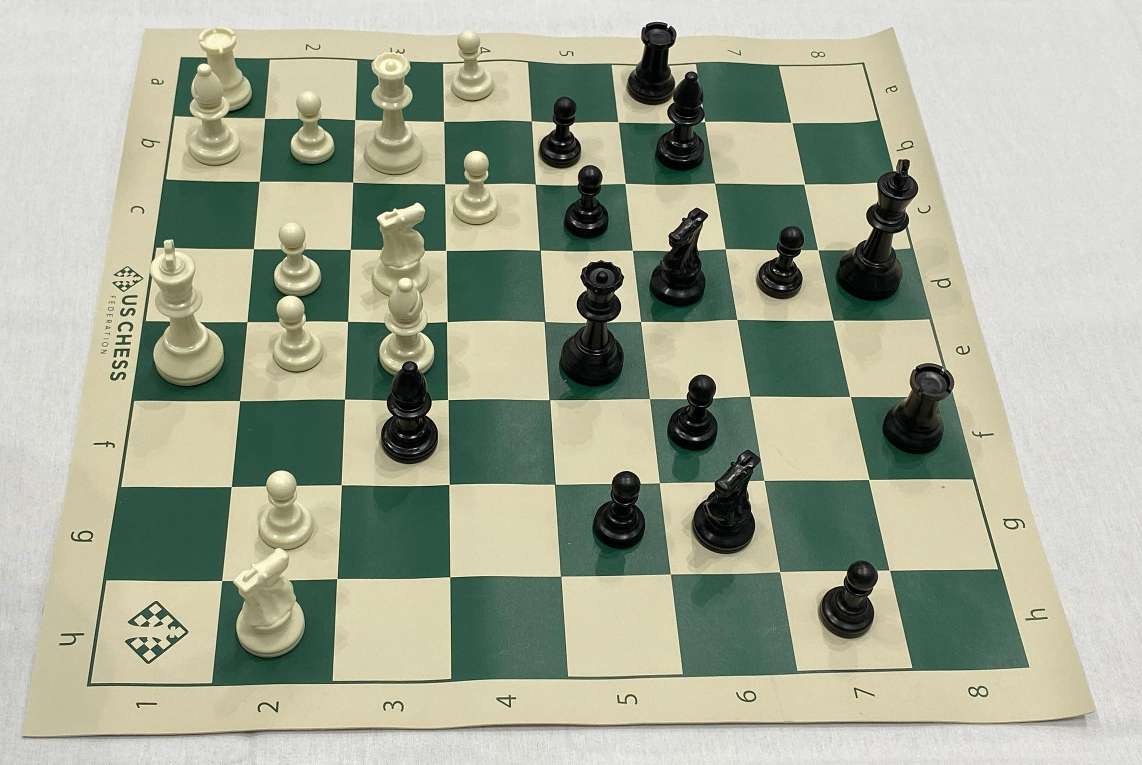
#> input picture boards/board.jpg, 2284 x 1529 px (shown at 1/2 size)
$ jupyter execute --allow-errors chess_board.ipynb
#> lines starting #> are read from the running program, lines starting #| are printed output that depends on the picture; after the words box and inside, x2 and y2 are one past the last pixel; in counts of white or black regions, pixels touching at a corner belong together
[cell 1]
import math
import operator
import sys
from collections import defaultdict

import numpy as np
import cv2

import scipy.spatial as spatial
import scipy.cluster as clstr

import matplotlib.pyplot as plt

[cell 2]
def resize_image(img, max_width=1000):
    """
    Resizes image to a maximum width of 800px
    """
    h, w = img.shape[:2]
    if w > max_width:
        scale = max_width / float(w)
        return cv2.resize(img, (int(w*scale), int(h*scale)))
    return img


# [12 lines left out: function order_points_clockwise, not called in this run]


def debug_show(step, img, points=None, size=7):
    """
    Display an image during processing with optional point overlays.

    step: string title for the step
    img: image to display
    points: array of (x, y) points to overlay (optional)
    """
    plt.figure(figsize=(size, size))
    if len(img.shape) == 3:
        plt.imshow(cv2.cvtColor(img, cv2.COLOR_BGR2RGB))
    else:
        plt.imshow(img, cmap='gray')

    if points is not None:
        pts = np.array(points)
        plt.scatter(pts[:, 0], pts[:, 1], c='red', s=30)

    plt.title(step)
    plt.axis('off')
    plt.show()


def apply_corner_offsets(corners, topOffset=0, leftOffset=0, rightOffset=0):
    """
    Shift only the TOP corners outward to include more piece area.
    """

    # Corners come in order: [TL, TR, BL, BR]
    TL, TR, BL, BR = corners

    # Shift upward
    TL[1] -= topOffset
    TR[1] -= topOffset

    # Optional: expand horizontally
    TL[0] -= leftOffset
    TR[0] += rightOffset

    BL[0] -= leftOffset
    BR[0] += rightOffset

    return [TL, TR, BL, BR]

[cell 3]
def sort_lines(lines):
    """
    Sorts lines by horizontal and vertical
    """
    h = []
    v = []
    for i in range(lines.shape[0]):
        rho = lines[i][0][0]
        theta = lines[i][0][1]
        if theta < np.pi / 4 or theta > np.pi - np.pi / 4:
            v.append([rho, theta])
        else:
            h.append([rho, theta])
    return h, v


def calculate_intersections(h, v):
    """
    Finds the intersection of two lines given in Hesse normal form.
    See https://stackoverflow.com/a/383527/5087436
    """
    points = []
    for rho1, theta1 in h:
        for rho2, theta2 in v:
            A = np.array([
                [np.cos(theta1), np.sin(theta1)],
                [np.cos(theta2), np.sin(theta2)]
            ])
            b = np.array([[rho1], [rho2]])
            point = np.linalg.solve(A, b)
            point = int(np.round(point[0])), int(np.round(point[1]))
            points.append(point)
    return np.array(points)


def cluster_intersections(points, max_dist=40):
    # I want to change this to kmeans
    Y = spatial.distance.pdist(points)
    Z = clstr.hierarchy.single(Y)
    T = clstr.hierarchy.fcluster(Z, max_dist, 'distance')
    clusters = defaultdict(list)
    for i in range(len(T)):
        clusters[T[i]].append(points[i])
    clusters = clusters.values()
    clusters = map(lambda arr: (np.mean(np.array(arr)[:, 0]), np.mean(np.array(arr)[:, 1])), clusters)

    result = []
    for point in clusters:
        result.append([point[0], point[1]])
    return result


def find_chessboard_corners(points,topOffset):
    """
    Code from https://medium.com/@neshpatel/solving-sudoku-part-ii-9a7019d196a2
    """
    # Bottom-right point has the largest (x + y) value
    # Top-left has point smallest (x + y) value
    # Bottom-left point has smallest (x - y) value
    # Top-right point has largest (x - y) value
    bottom_right, _ = max(enumerate([pt[0] + pt[1] for pt in points]), key=operator.itemgetter(1))
    top_left, _ = min(enumerate([pt[0] + pt[1] for pt in points]), key=operator.itemgetter(1))
    bottom_left, _ = min(enumerate([pt[0] - pt[1] for pt in points]), key=operator.itemgetter(1))
    top_right, _ = max(enumerate([pt[0] - pt[1] for pt in points]), key=operator.itemgetter(1))
    return [points[top_left], points[top_right], points[bottom_left], points[bottom_right]]


def distance_between(p1, p2):
    """
    Code from https://medium.com/@neshpatel/solving-sudoku-part-ii-9a7019d196a2
    """
    a = p2[0] - p1[0]
    b = p2[1] - p1[1]
    return np.sqrt((a ** 2) + (b ** 2))


def warp_image(img, edges):
    """
    Code from https://medium.com/@neshpatel/solving-sudoku-part-ii-9a7019d196a2
    """
    top_left, top_right, bottom_left, bottom_right = edges[0], edges[1], edges[2], edges[3]

    # Explicitly set the data type to float32 or 'getPerspectiveTransform' will throw an error
    warp_src = np.array([top_left, top_right, bottom_right, bottom_left], dtype='float32')

    side = max([
        distance_between(bottom_right, top_right),
        distance_between(top_left, bottom_left),
        distance_between(bottom_right, bottom_left),
        distance_between(top_left, top_right)
    ])

    # Describe a square with side of the calculated length, this is the new perspective we want to warp to
    warp_dst = np.array([[0, 0], [side - 1, 0], [side - 1, side - 1], [0, side - 1]], dtype='float32')

    # Gets the transformation matrix for skewing the image to fit a square by comparing the 4 before and after points
    m = cv2.getPerspectiveTransform(warp_src, warp_dst)

    # Performs the transformation on the original image
    return cv2.warpPerspective(img, m, (int(side), int(side)))


def render_lines(img, lines, color):
    for rho, theta in lines:
        a = math.cos(theta)
        b = math.sin(theta)
        x0, y0 = a * rho, b * rho
        pt1 = (int(x0 + 1000 * (-b)), int(y0 + 1000 * a))
        pt2 = (int(x0 - 1000 * (-b)), int(y0 - 1000 * a))
        cv2.line(img, pt1, pt2, color, 1, cv2.LINE_AA)


def render_intersections(img, points, color, size):
    for point in points:
        cv2.circle(img, (int(point[0]), int(point[1])), 2, color, size)

[cell 4]
src_path = 'boards/board.jpg'
output_path = "output/"
output_prefix=""
src = cv2.imread(src_path)
#> src is the input picture: shape (1529, 2284, 3); mean B, G, R 149.9, 169.8, 164.3

if src is None:
    sys.exit("There is no file with this path!")

src = resize_image(src)

debug_show("img", src)

[cell 5]
# --- 1: Grayscale ---
process = cv2.cvtColor(src, cv2.COLOR_BGR2GRAY)

debug_show("Grayscale", process)

[cell 6]
# --- 2: Blur ---
process = cv2.blur(process, (5, 5))

debug_show("Blur", process)

[cell 7]
# --- 3: Canny ---
process = cv2.Canny(process, 50, 70)
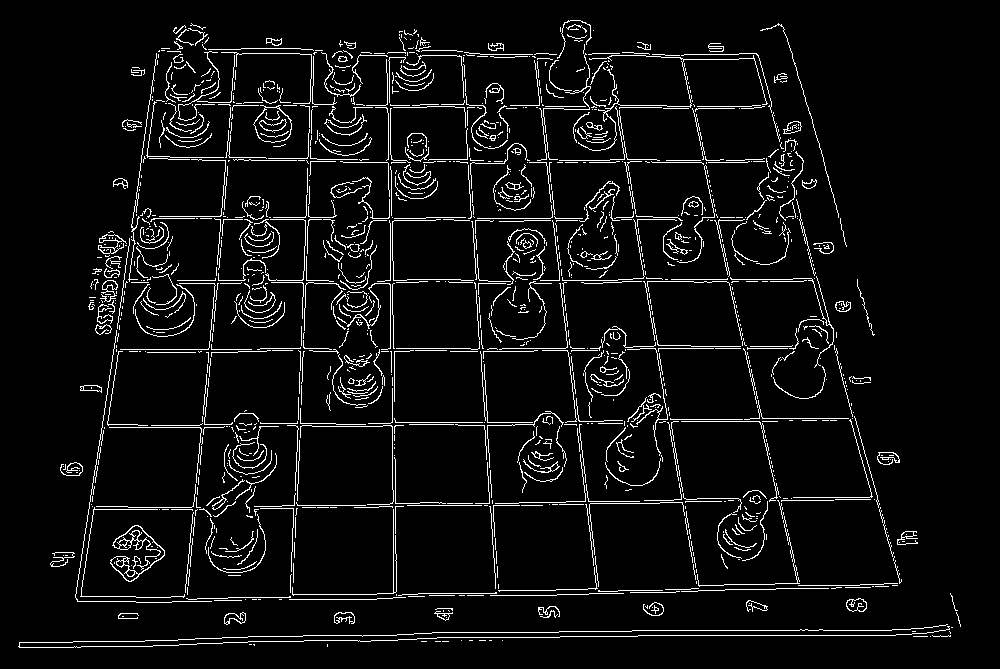
#> process: shape (669, 1000); 5.7% white in thin lines or dots, all inside (x1, y1, x2, y2) = (18, 20, 961, 648)
debug_show("Canny Edges", process)

[cell 8]
# --- 4: Dilate ---
process = cv2.dilate(process, np.ones((3, 3), dtype=np.uint8))
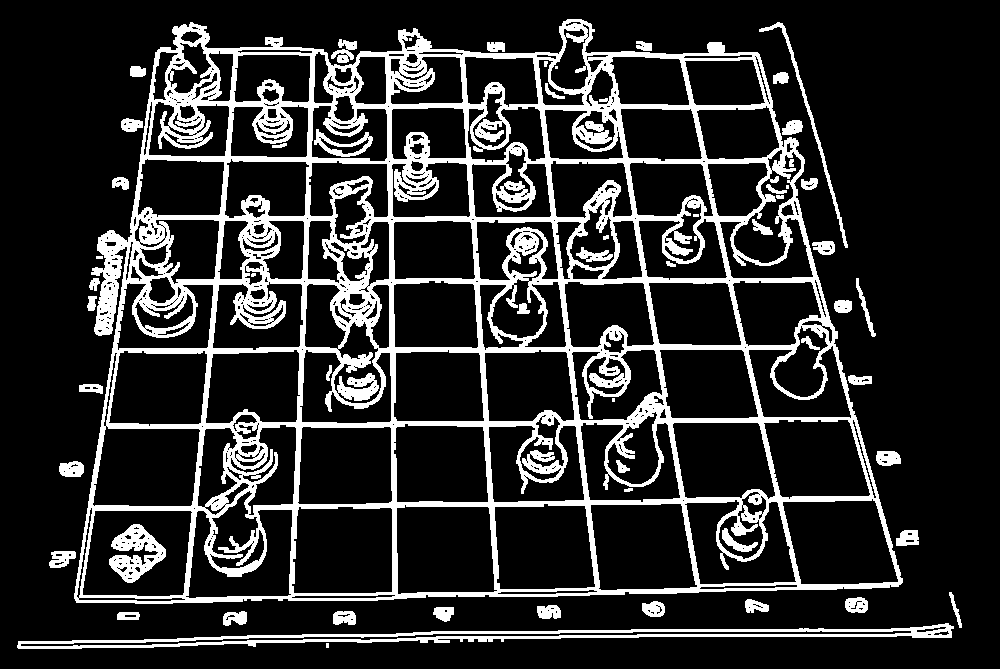
#> process: shape (669, 1000); 17.5% white; 58 white regions (7 under 20 px), largest, box (x1, y1, x2, y2) and area: (74, 19, 903, 604) 99683, (17, 623, 954, 649) 6047, (109, 524, 166, 583) 1696

debug_show("Dilated Edges", process)

[cell 9]
# --- 5: Hough Lines ---
rho, theta, thresh = 2, np.pi / 180, 700
lines = cv2.HoughLines(process, rho, theta, thresh)
#> lines = 52 rows, first 8: [512, 1.55], [392, 0], [646, 1.55], [642, 1.55], [280, 1.57], [348, 1.57], [602, 1.55], [432, 1.55]
h, v = sort_lines(lines)
#> the loop in sort_lines, `for i in range(lines.shape[0]):` made 52 passes
#> after the loop in sort_lines, `for i in range(lines.shape[0]):`: h = 31 pairs, first value 48 to 650, second value 1.5 to 1.59; v = 21 items, first 6: [392, 0], [-456, 3.07], [238, 0.0873], [-386, 3.12], [-522, 3.02], [314, 0.0349]


tmp = src.copy()
render_lines(tmp, h, (0, 255, 0))
#> the loop in render_lines, `for rho, theta in lines:` made 31 passes
#> (rho, theta, a, b, x0, y0, pt1, pt2) on passes 1 to 6: (512, 1.55, 0.0175, 1, 8.94, 511.9, (-990, 529), (1008, 494)), (646, 1.55, 0.0175, 1, 11.27, 645.9, (-988, 663), (1011, 628)), (642, 1.55, 0.0175, 1, 11.2, 641.9, (-988, 659), (1011, 624)), (280, 1.57, -4.37e-08, 1, -1.22e-05, 280, (-1000, 279), (999, 280)), (348, 1.57, -4.37e-08, 1, -1.52e-05, 348, (-1000, 347), (999, 348)), (602, 1.55, 0.0175, 1, 10.51, 601.9, (-989, 619), (1010, 584))
#> after the loop in render_lines, `for rho, theta in lines:`:
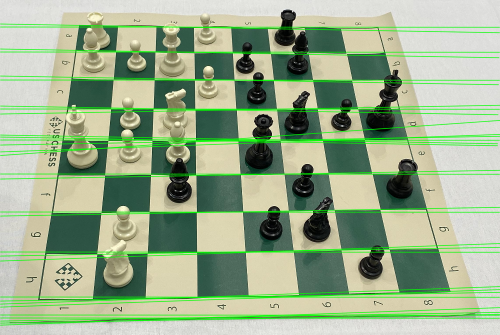
#> img: shape (669, 1000, 3) (shown at 1/2 size); mean B, G, R 141, 174.8, 154.3
render_lines(tmp, v, (0, 0, 255))
#> call 2 of render_lines, with color = (0, 0, 255)
#> the loop in render_lines (call 2), `for rho, theta in lines:` made 21 passes
#> (rho, theta, a, b, x0, y0, pt1, pt2) on passes 1 to 6: (392, 0, 1, 0, 392, 0, (392, 1000), (392, -1000)), (-456, 3.07, -0.998, 0.0698, 454.9, -31.81, (385, -1029), (524, 965)), (238, 0.0873, 0.996, 0.0872, 237.1, 20.74, (149, 1016), (324, -975)), (-386, 3.12, -1, 0.0175, 385.9, -6.74, (368, -1006), (403, 993)), (-522, 3.02, -0.993, 0.122, 518.1, -63.62, (396, -1056), (639, 928)), (314, 0.0349, 0.999, 0.0349, 313.8, 10.96, (278, 1010), (348, -988))
#> after the loop in render_lines (call 2), `for rho, theta in lines:`:
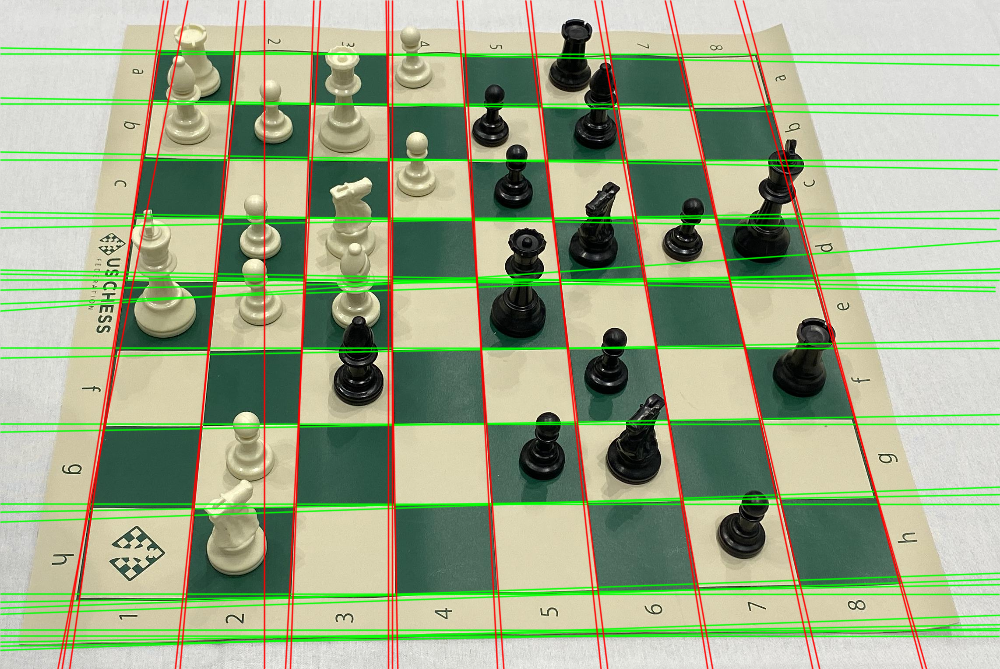
#> img: shape (669, 1000, 3); 5.48% of pixels changed, all inside (x1, y1, x2, y2) = (57, 0, 928, 669)
debug_show("Hough Lines (H=Green, V=Red)", tmp)

if len(h) < 9 or len(v) < 9:
    print("Warning: Not enough horizontal/vertical lines.")

[cell 10]
# --- 6: Intersections ---
intersections = calculate_intersections(h, v)
#> the loop in calculate_intersections, `for rho1, theta1 in h:` made 31 passes
#> after the loop in calculate_intersections, `for rho1, theta1 in h:`: points = 651 pairs, first value 61 to 917, second value 51 to 648
#> intersections has the same summary as points in calculate_intersections

tmp = src.copy()
render_intersections(tmp, intersections, (255, 0, 0), 1)
#> the loop in render_intersections, `for point in points:` made 651 passes
#> point on passes 1 to 3: [392, 505], [492, 503], [194, 509]
debug_show("Intersections", tmp)

[cell 11]
# --- 7: Cluster intersections ---
clustered = cluster_intersections(intersections)
#> in cluster_intersections, `Z = clstr.hierarchy.single(Y)`: Z = 650 rows, first 6: [378, 381, 0, 2], [84, 87, 0, 2], [273, 630, 0, 2], [276, 633, 0, 2], [213, 230, 0, 2], [255, 272, 0, 2]
#> in cluster_intersections, `T = clstr.hierarchy.fcluster(Z, max_dist, 'distance')`: T = 651 values, max 80 at index 9, min 1 at index 22, mean 33.26
#> clustered = 80 pairs, first value 70.48 to 907.8, second value 52.5 to 623.7

tmp = src.copy()
render_intersections(tmp, clustered, (255, 0, 0), 5)
#> the loop in render_intersections (call 2), `for point in points:` made 80 passes
#> point on passes 1 to 8: [391.7, 506], [490.5, 504.2], [193, 509.7], [586, 502.7], [284.8, 507.8], [682, 500.8], [89, 511.2], [778.5, 499.2]
debug_show("Clustered Intersections", tmp)
#> in debug_show (call 8), `plt.show()`:
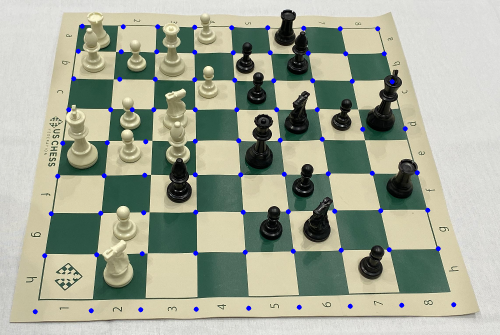
#> shown: shape (669, 1000, 3) (shown at 1/2 size); mean R, G, B 162.9, 168.4, 150.9

if len(clustered) != 81:
        print(f"Warning: Expected 81 clusters, got {len(clustered)}")
#| Warning: Expected 81 clusters, got 80

[cell 12]
# --- 8: Outer Corners ---
topOffset,leftOffset,rightOffset =0,0,0
corners = find_chessboard_corners(clustered,topOffset=50)
#> in find_chessboard_corners, `bottom_right, _ = max(enumerate([pt[0] + pt[1] for pt in points]), key..`: bottom_right = 17
#> in find_chessboard_corners, `top_left, _ = min(enumerate([pt[0] + pt[1] for pt in points]), key=ope..`: top_left = 77
#> in find_chessboard_corners, `bottom_left, _ = min(enumerate([pt[0] - pt[1] for pt in points]), key=..`: bottom_left = 15
#> in find_chessboard_corners, `top_right, _ = max(enumerate([pt[0] - pt[1] for pt in points]), key=op..`: top_right = 79
#> corners = [[164.5, 52.5], [755, 57.5], [70.48, 623.7], [907.8, 609]]
cornersPadded = apply_corner_offsets(corners,topOffset,leftOffset,rightOffset)
#> in apply_corner_offsets, `TL, TR, BL, BR = corners`: TL = [164.5, 52.5]; TR = [755, 57.5]; BL = [70.48, 623.7]; BR = [907.8, 609]
#> cornersPadded has the same summary as corners

tmp = src.copy()
debug_show("Board Corners", tmp, points=corners)
#> in debug_show (call 9), `pts = np.array(points)`: pts has the same summary as corners outside debug_show
#> in debug_show (call 9), `plt.show()`:
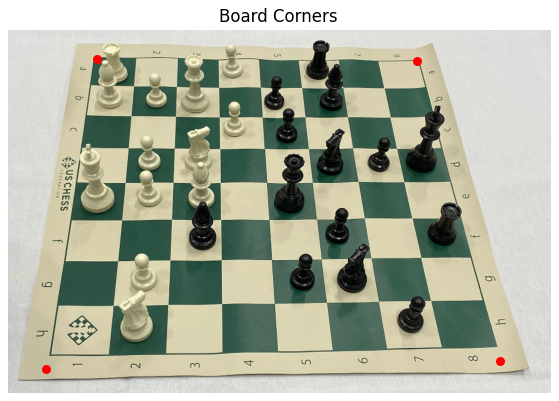
#> figure drawn by matplotlib, 1 panel

[cell 13]
# --- 9: Warp ---
dst = warp_image(src, corners)
#> in warp_image, `top_left, top_right, bottom_left, bottom_right = edges[0], edges[1], e..`: top_left = [164.5, 52.5]; top_right = [755, 57.5]; bottom_left = [70.48, 623.7]; bottom_right = [907.8, 609]
#> in warp_image, `warp_src = np.array([top_left, top_right, bottom_right, bottom_left], ..`: warp_src = [[164.5, 52.5], [755, 57.5], [907.8, 609], [70.48, 623.7]]
#> in distance_between, `a = p2[0] - p1[0]`: a = -152.8
#> in distance_between, `b = p2[1] - p1[1]`: b = -551.5
#> in warp_image, `side = max([ distance_between(bottom_right, top_right), distance_betwe..`: side = 837.5
#> in warp_image, `warp_dst = np.array([[0, 0], [side - 1, 0], [side - 1, side - 1], [0, ..`: warp_dst = [[0, 0], [836.5, 0], [836.5, 836.5], [0, 836.5]]
#> in warp_image, `m = cv2.getPerspectiveTransform(warp_src, warp_dst)`: m = [[1.42, 0.234, -245.8], [-0.0182, 2.15, -110.1], [-5.35e-05, 0.000765, 1]]
#> in warp_image, `return cv2.warpPerspective(img, m, (int(side), int(side)))`:
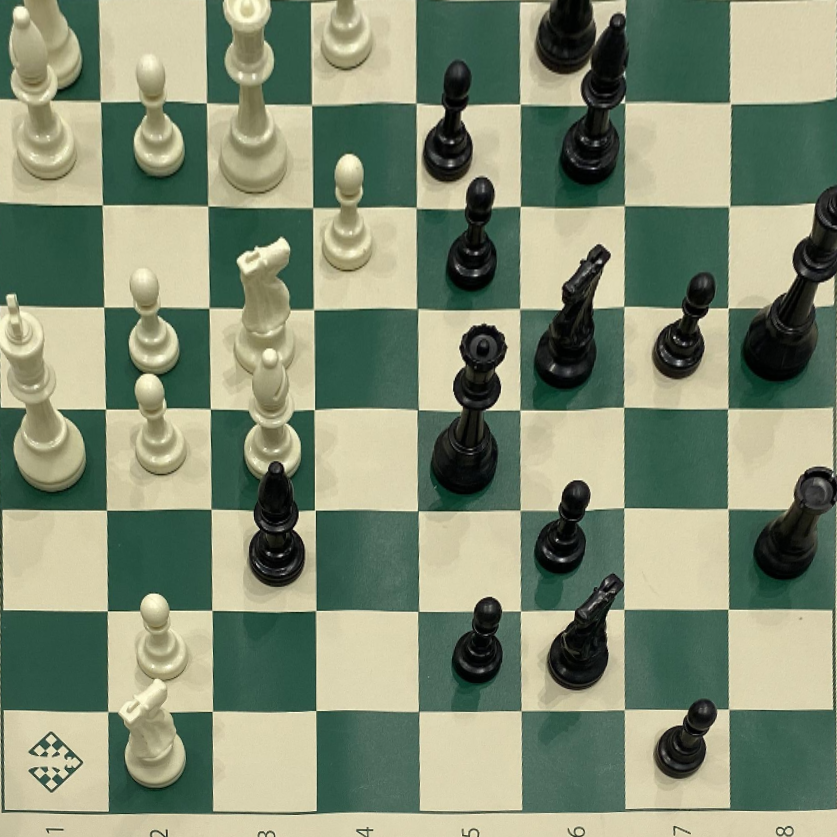
#> returned value: shape (837, 837, 3); mean of channels 0, 1, 2 115.7, 140.1, 129.6; drawn as B, G, R

debug_show("Warped Chessboard", dst)
